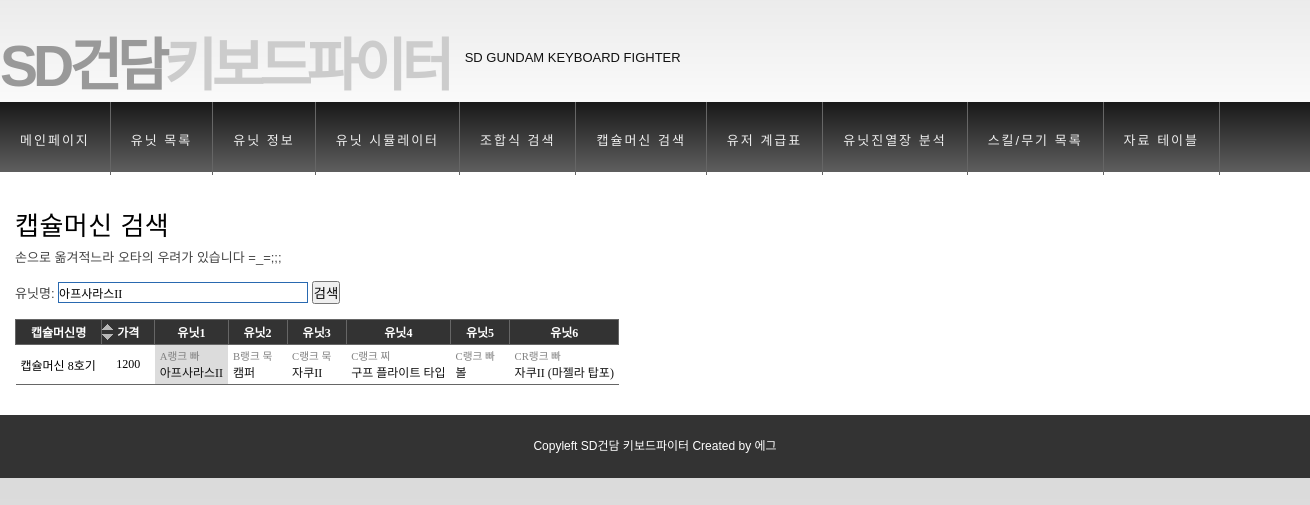
Page /capsule_search.php?unitID_q=11002 on the committed database.
### tables this page shows
CREATE TABLE IF NOT EXISTS `unit` (
  `UnitID` int(11) DEFAULT NULL,
  `UnitNo` int(11) DEFAULT NULL,
  `Model` varchar(30) DEFAULT NULL,
  `RankPrefix` char(1) DEFAULT NULL,
  `RankSuffix` char(1) DEFAULT NULL,
  `Property` varchar(3) DEFAULT NULL,
  `Weapon1No` int(11) DEFAULT NULL,
  `Weapon1Name` varchar(20) DEFAULT NULL,
  `Weapon2No` int(11) DEFAULT NULL,
  `Weapon2Name` varchar(20) DEFAULT NULL,
  `Weapon3No` int(11) DEFAULT NULL,
  `Weapon3Name` varchar(20) DEFAULT NULL,
  `Weapon4No` int(11) DEFAULT NULL,
  `Weapon4Name` varchar(20) DEFAULT NULL,
  `Weapon5No` int(11) DEFAULT NULL,
  `Weapon5Name` varchar(20) DEFAULT NULL,
  `Weapon6No` int(11) DEFAULT NULL,
  `Weapon6Name` varchar(20) DEFAULT NULL,
  `Skill1Name` varchar(20) DEFAULT NULL,
  `Skill2Name` varchar(20) DEFAULT NULL,
  `Skill3Name` varchar(20) DEFAULT NULL,
  `UnitStat1` float DEFAULT NULL,
  `UnitStat2` float DEFAULT NULL,
  `UnitStat3` float DEFAULT NULL,
  `UnitStat4` float DEFAULT NULL,
  `UnitStat5` float DEFAULT NULL,
  `UnitStat6` float DEFAULT NULL,
  `Comment` text,
  `Landform` varchar(5) DEFAULT NULL,
  `Modification` varchar(3) DEFAULT NULL,
  `Repair` varchar(3) DEFAULT NULL,
  `Oversize` varchar(3) DEFAULT NULL,
  `Sniping` varchar(3) DEFAULT NULL
);

CREATE TABLE IF NOT EXISTS `capsule` (
  `No` int(11) DEFAULT NULL,
  `Name` varchar(30) DEFAULT NULL,
  `Cost` int(11) DEFAULT NULL,
  `Unit1ID` int(11) DEFAULT NULL,
  `Unit2ID` int(11) DEFAULT NULL,
  `Unit3ID` int(11) DEFAULT NULL,
  `Unit4ID` int(11) DEFAULT NULL,
  `Unit5ID` int(11) DEFAULT NULL,
  `Unit6ID` int(11) DEFAULT NULL
);

### inc/function.php (called while the page is built, shortened)
<?
function GetPropertyKor($property){
	if($property=="muk"){
		return "묵";
	}else if($property=="chi"){
		return "찌";
	}else{
		return "빠";
	}
}
function GetRankFull($rankPrefix, $rankSuffix){
	if($rankSuffix=='-'){
		return $rankPrefix;
	}else{
		return $rankPrefix.$rankSuffix;
	}
}
function GetModelByUnitID($unitID){
	$query="SELECT Model FROM unit WHERE UnitID='$unitID'";
	$result=mysql_query($query);
	$row=mysql_fetch_array($result);
	return $row['Model'];
}
?>

### capsule_search.php (the view, shortened to what this page needs)
<?
include_once("header.php");
$unitID="";
$model="";
if( strlen($_GET["unitID_q"])!=0 ){
	$unitID=$_GET["unitID_q"];
	$model=getModelByUnitID($unitID);
}else if(strlen($_GET["model_q"])!=0){
	$model=$_GET["model_q"];
	$unitID=getUnitIDByModel($model);
	if(strlen($unitID)==0){
		$unitID="";
	}
}
$query="SELECT
	c.Name AS Name, c.Cost AS Cost,
	c.Unit1ID, u1.Model AS Unit1Name, u1.RankPrefix As Unit1RankPrefix, u1.RankSuffix As Unit1RankSuffix, u1.Property As Unit1Property,
	c.Unit2ID, u2.Model AS Unit2Name, u2.RankPrefix As Unit2RankPrefix, u2.RankSuffix As Unit2RankSuffix, u2.Property As Unit2Property,
	c.Unit3ID, u3.Model AS Unit3Name, u3.RankPrefix As Unit3RankPrefix, u3.RankSuffix As Unit3RankSuffix, u3.Property As Unit3Property,
	c.Unit4ID, u4.Model AS Unit4Name, u4.RankPrefix As Unit4RankPrefix, u4.RankSuffix As Unit4RankSuffix, u4.Property As Unit4Property,
	c.Unit5ID, u5.Model AS Unit5Name, u5.RankPrefix As Unit5RankPrefix, u5.RankSuffix As Unit5RankSuffix, u5.Property As Unit5Property,
	c.Unit6ID, u6.Model AS Unit6Name, u6.RankPrefix As Unit6RankPrefix, u6.RankSuffix As Unit6RankSuffix, u6.Property As Unit6Property
	FROM capsule AS c
	LEFT JOIN unit AS u1 ON c.Unit1ID=u1.UnitID
	LEFT JOIN unit AS u2 ON c.Unit2ID=u2.UnitID
	LEFT JOIN unit AS u3 ON c.Unit3ID=u3.UnitID
	LEFT JOIN unit AS u4 ON c.Unit4ID=u4.UnitID
	LEFT JOIN unit AS u5 ON c.Unit5ID=u5.UnitID
	LEFT JOIN unit AS u6 ON c.Unit6ID=u6.UnitID";
$query_order="ORDER BY c.No ASC";
$query_included="c.Unit1ID=$unitID OR
	c.Unit2ID=$unitID OR
	c.Unit3ID=$unitID OR
	c.Unit4ID=$unitID OR
	c.Unit5ID=$unitID OR
	c.Unit6ID=$unitID";
$query_final="";
if(strlen($unitID)==0){
	$query_final=$query." ".$query_order;
}else{
	$query_final=$query." WHERE ".$query_included." ".$query_order;
}
?>
<h2>캡슐머신 검색</h2>
손으로 옮겨적느라 오타의 우려가 있습니다 =_=;;;<br/>
<br/>
<form id="unitName_form" action="capsule_search.php" method="get">
	유닛명: <input type="text" autocomplete="off" id="model_q" name="model_q" class="inputtext suggest_common" value="<?=$model?>"/>
	<input type="submit" value="검색" />
</form>
<br/>
<table class="example table-autosort">
<thead>
<tr>
	<th>캡슐머신명</th>
	<th class="table-sortable:numeric">가격</th>
	<th>유닛1</th>
	<th>유닛2</th>
	<th>유닛3</th>
	<th>유닛4</th>
	<th>유닛5</th>
	<th>유닛6</th>
</tr>
</thead>
<tbody>
<?
$result=mysql_query($query_final);
if(mysql_num_rows($result)==0){
	echo"<tr>
		<td colspan='8'><center>검색 결과가 없습니다.</center></td>
		</tr>";
}else{
	while($row = mysql_fetch_array($result)){
		echo "<tr>";
		echo "<td>$row[Name]</td>";
		echo "<td class='center'>$row[Cost]</td>";
		for($i=1; $i<=6; $i++){
			$curUnitName=$row["Unit"."$i"."Name"];
			$curUnitID=$row["Unit"."$i"."ID"];
			$curUnitRank=GetRankFull($row["Unit"."$i"."RankPrefix"], $row["Unit"."$i"."RankSuffix"]);
			$curUnitProperty=GetPropertyKor($row["Unit"."$i"."Property"]);
			$searched="";
			if($curUnitID==$unitID){
				$searched="class='searched'";
			}
			if( $curUnitID != null ) {
				echo "<td $searched><span class='subscript'>".$curUnitRank."랭크 $curUnitProperty</span><br/><a href='unit_info.php?unitID_q=$curUnitID'>$curUnitName</a></td>";
			}else{
				echo "<td></td>";
			}
		}
		echo "</tr>";
	}
}
?>
</tbody>
</table>
<?
include_once("footer.php");
?>

### styles/styles.css (style rules this page uses)
html { width:100%; }
body { background: #fff url('../images/bodybg.jpg') repeat-x scroll top left; margin:0; padding:0; font-family: Dotum, Arial, Helvetica, sans-serif; font-size: 12px; color: #444; width:100%; }
* { margin:0; padding:0; }
table { border:0px; padding:0px; margin:0px; border-collapse: collapse; }
a:link { color: #111; text-decoration: none; }
h2 { color: #000; font-family: Dotum, Arial, Helvetica, sans-serif; font-size: 26px; letter-spacing: 0.5px; font-weight: normal; padding: 0 0 5px; margin: 0; }
.center { text-align:center; }
.inputtext { border:1px solid #2969b0; height:21px; padding-top:2px; font-size:12px; font-family:Dotum,����; }
.subscript { color:gray; font-size:8pt; }

### styles/table.css (style rules this page uses)
table.example { border-collapse:collapse; font-size:9pt; font-family:dotum; }
table.example th { background-color:#333; color:white; border:1px solid #666; padding:3px 15px 3px 15px; white-space:nowrap; }
table.example td { color:black; border-bottom: 1px solid #666; padding:3px 5px 3px 5px; white-space:nowrap; }
th.table-sortable { cursor:pointer; background-image:url("../images/sortable.gif"); background-position:center left; background-repeat:no-repeat; padding-left:12px; }
table.example tbody tr td.searched { background-color:#DCDCDC; }
table.example tbody a:link { text-decoration:none; }

### styles/suggest.css (style rules this page uses)
.suggest_common { width:250px; }

### rows in the picture
unit: model_q "아프사라스II"
capsule: Name "캡슐머신 8호기", Cost "1200", unit.RankPrefix "A", unit.Property "빠", unit.Model "아프사라스II", unit.RankPrefix "B", unit.Property "묵", unit.Model "캠퍼", unit.RankPrefix "C", unit.Model "자쿠II", unit.Property "찌", unit.Model "구프 플라이트 타입", unit.Model "볼", unit.RankPrefix+RankSuffix "CR", unit.Model "자쿠II (마젤라 탑포)"
